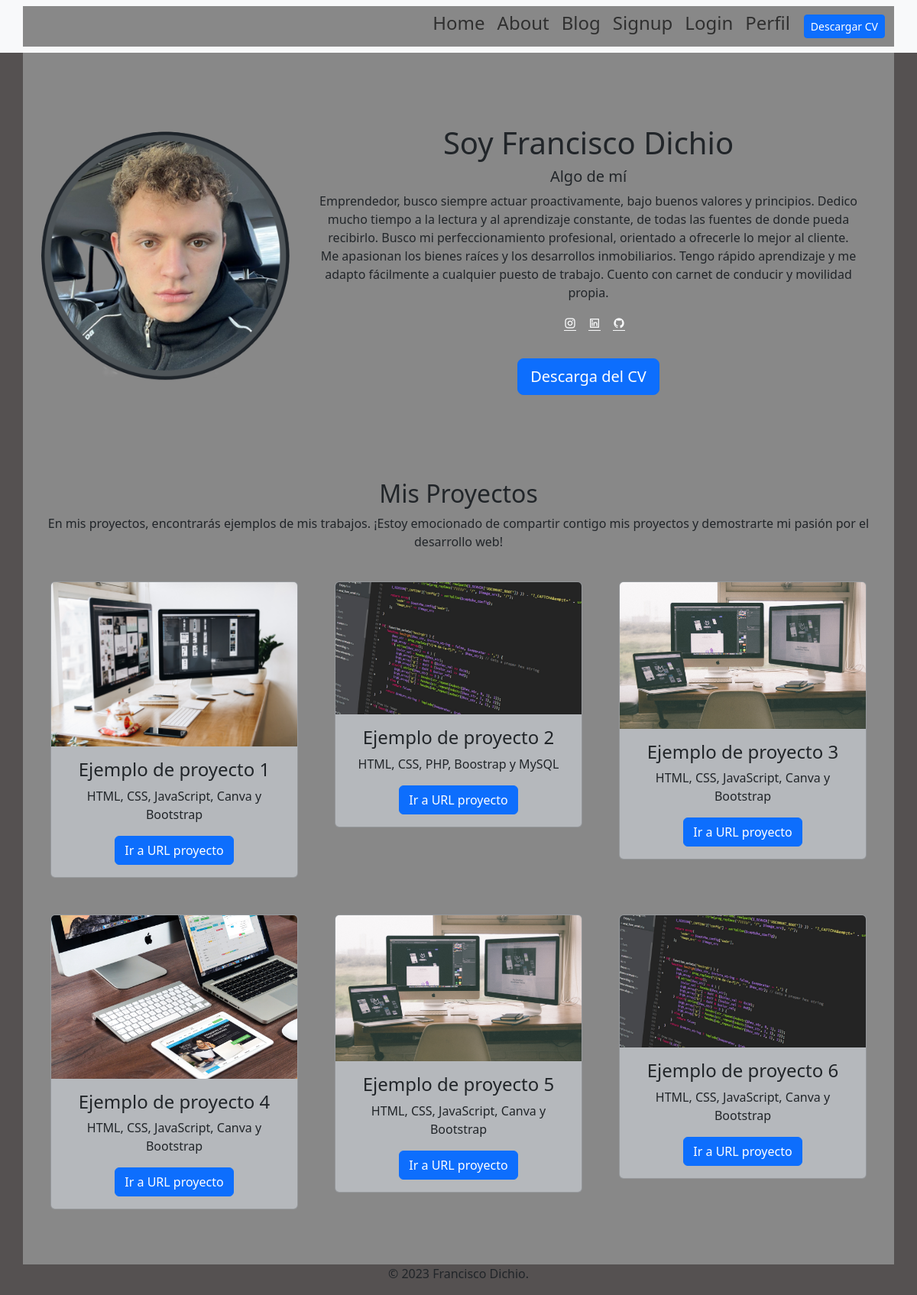
The page / on the database its author committed.
### portfolio/models.py (models this page shows)
class Project(models.Model):
    title = models.CharField(max_length=150)
    description = models.CharField(max_length=300)
    image = models.ImageField(upload_to="portfolio/images")
    url = models.URLField(blank=True)

### portfolio/views.py (the view)
# urls.py: path('', views.home,  name='home'),
def home(request):
    projects = Project.objects.all()
    return render(request, 'home.html', {'projects': projects})

### portfolio/templates/home.html
{% extends 'layout.html' %}
{% block content %}
{% load static %}
<header class="row bg-gray">
  <div class="row">
    <div class="col-md-4">
      <img class="img-fluid" src="{% static 'portfolio/perfilfd.png'%}" alt="" style="margin-bottom: 1rem; display: block; margin: auto;" />
    </div>
    <div class="col-md-8 my-auto text-center">
      <h1 class="text-dark">Soy Francisco Dichio</h1>
      <h5 class="text-dark">
        Algo de mí
      </h5>
      <p class="text-dark">
        Emprendedor, busco siempre actuar proactivamente, bajo buenos valores y principios.
        Dedico mucho tiempo a la lectura y al aprendizaje constante, de todas las fuentes de donde pueda recibirlo.
        Busco mi perfeccionamiento profesional, orientado a ofrecerle lo mejor al cliente.
        Me apasionan los bienes raíces y los desarrollos inmobiliarios.
        Tengo rápido aprendizaje y me adapto fácilmente a cualquier puesto de trabajo.
        Cuento con carnet de conducir y movilidad propia.
      </p>
      <ul class="profile__social" style="display: flex; justify-content: center; margin-bottom: 1rem;">
        <a href="https://www.instagram.com/" target="_blank" class="profile__social-link text-light" style="margin-right: 1rem;">
          <i class="ri-instagram-line"></i>
        </a>
        <a href="https://www.linkedin.com/in" target="_blank" class="profile__social-link text-light" style="margin-right: 1rem;">
          <i class="ri-linkedin-box-line"></i>
        </a>
        <a href="https://github.com/" target="_blank" class="profile__social-link text-light" style="margin-right: 1rem;">
          <i class="ri-github-fill"></i>
        </a>
      </ul>
      <a href="{% static 'portfolio/cvfd.pdf'%}" class="btn btn-primary btn-lg rounded-o my-3" target="_blank">
        Descarga del CV
      </a>
    </div>
  </div>
</header>
<div class="row my-4 text-center">
  <h2>Mis Proyectos</h2>
  <p>
    En mis proyectos, encontrarás ejemplos de mis trabajos.
    ¡Estoy emocionado de compartir contigo mis proyectos y demostrarte mi pasión por el desarrollo web!
  </p>
  {% for project in projects %}
  <div class="col-lg-4 col-md-6 col-sm-12 p-4">
    <div class="card project-card">
      <img src="{{ project.image.url }}" alt="{{ project.title }}" class="card-img-top" />
      <div class="card-body">
        <h4>{{ project.title }}</h4>
        <p>{{ project.description }}</p>
        {% if project.url %}
        <a href="{{ project.url }}" class="btn btn-primary custom-link" target="_blank">
          Ir a URL proyecto
        </a>
        {% endif %}
      </div>
    </div>
  </div>
  {% endfor %}
</div>
{% endblock %}

### portfolio/templates/layout.html (shortened to what this page needs)
{% load static %}
<!DOCTYPE html>
  <html lang="en">
    <head>
      <link
        href="https://cdn.jsdelivr.net/npm/bootstrap@5.3.0-alpha3/dist/css/bootstrap.min.css"
        rel="stylesheet"
      />
      <link href="https://cdn.jsdelivr.net/npm/remixicon@2.5.0/fonts/remixicon.css" rel="stylesheet">
      <link rel="stylesheet" href="https://cdnjs.cloudflare.com/ajax/libs/font-awesome/5.15.3/css/all.min.css" />
      <link rel="stylesheet" href="{% static 'main.css' %}" />
    </head>
    <body class="text-dark">
      {% include 'partials/navbar.html' %}
      <div class="container p-4">{% block content%} {% endblock %}</div>
      <footer class="footer">
        <div class="containerf">
          <p class="text-center">© 2023 Francisco Dichio.</p>
        </div>
      </footer>
    </body>
  </html>

### portfolio/templates/partials/navbar.html (shortened to what this page needs)
{% load static %}
<nav class="navbar navbar-expand-lg bg-body-tertiary">
  <div class="container">
    <div class="collapse navbar-collapse" id="navbarNavDropdown">
      <ul class="navbar-nav ms-auto">
        <li class="nav-item">
          <a class="nav-link" href="/">
            <h4>Home</h4>
          </a>
        </li>
        <li class="nav-item">
          <a class="nav-link" href="/">
            <h4>About</h4>
          </a>
        </li>
        <li class="nav-item">
          <a class="nav-link" href="{% url 'blog:posts' %}">
            <h4>Blog</h4>
          </a>
        </li>
        <li class="nav-item">
          <a class="nav-link btn btn-outline-light" href="{% url 'accounts:signup' %}">
            <h4>Signup</h4>
          </a>
        </li>
        <li class="nav-item">
          <a class="nav-link btn btn-outline-light" href="{% url 'accounts:login' %}">
            <h4>Login</h4>
          </a>
        </li>
        <li class="nav-item">
          <a class="nav-link btn btn-outline-light" href="{% url 'accounts:profile' %}">
            <h4>Perfil</h4>
          </a>
        </li>
        <li class="nav-item d-flex align-items-center">
          <a class="btn btn-primary btn-sm" href="{% static 'portfolio/cvfd.pdf' %}" target="_blank" style="margin-left: 10px;">Descargar CV</a>
        </li>
      </ul>
    </div>
  </div>
</nav>

### portfolio/static/main.css (style rules this page uses)
body { background-color: rgb(85, 81, 81); color: white; }
.container { background-color: #888888; }
.project-card { background-color: #b5b8bc; }

### rows shown on the page
Project: image (picture), title "Ejemplo de proyecto 1", description "HTML, CSS, JavaScript, Canva y Bootstrap"
Project: image (picture), title "Ejemplo de proyecto 2", description "HTML, CSS, PHP, Boostrap y MySQL"
Project: image (picture), title "Ejemplo de proyecto 3", description "HTML, CSS, JavaScript, Canva y Bootstrap"
Project: image (picture), title "Ejemplo de proyecto 4", description "HTML, CSS, JavaScript, Canva y Bootstrap"
Project: image (picture), title "Ejemplo de proyecto 5", description "HTML, CSS, JavaScript, Canva y Bootstrap"
Project: image (picture), title "Ejemplo de proyecto 6", description "HTML, CSS, JavaScript, Canva y Bootstrap"
